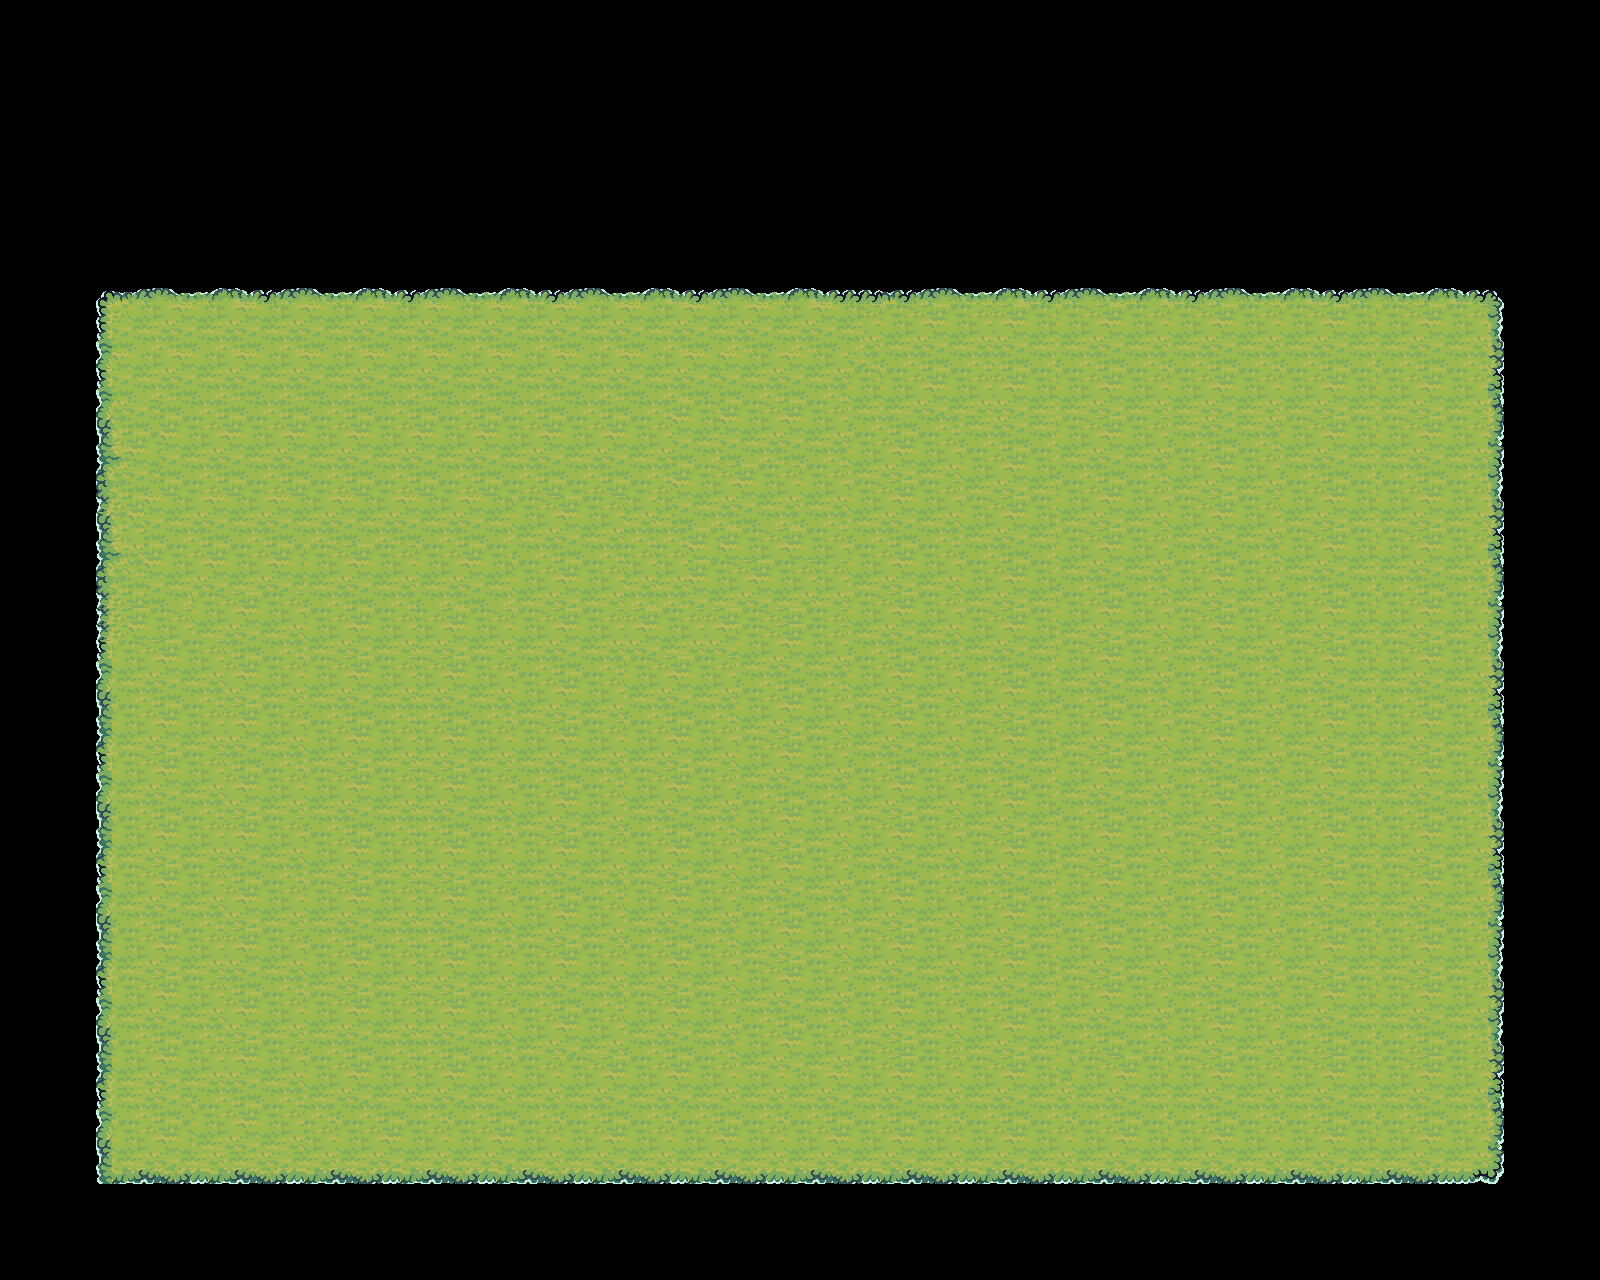

This is a level from a 2D game, rendered from its Tiled map with the project's own tilesets. A one-line summary and the map file follow, with tile-layer data summarised:
An orthogonal 100x80 tile map with 16x16 px tiles, 1 tile layer (world), 2 tilesets and 22 objects (8x rock, 5x tree, 4x rock2, 3x tree2, PlayerSpawn, ...).

<map version="1.10" tiledversion="1.11.2" orientation="orthogonal" renderorder="right-down" width="100" height="80" tilewidth="16" tileheight="16" infinite="0" nextlayerid="5" nextobjectid="24">
 <editorsettings>
  <export target="level.json" format="json" />
 </editorsettings>
 <tileset firstgid="1" name="Tilemap_color1" tilewidth="16" tileheight="16" tilecount="864" columns="36">
  <image source="Tilemap_color1.png" width="576" height="384" />
 </tileset>
 <tileset firstgid="865" source="Tilemap_color1.tsx" />
 <layer id="1" name="world" width="100" height="80" offsetx="0.59" offsety="0.39">
  <data>[8000 cells, 4928 non-empty, 123 distinct tile ids]</data>
 </layer>
 <objectgroup id="3" name="player">
  <object id="1" name="PlayerSpawn" x="812.322" y="479.91">
   <point />
  </object>
 </objectgroup>
 <objectgroup id="4" name="decorations">
  <object id="3" name="tree" x="216.637" y="384.678">
   <point />
  </object>
  <object id="4" name="tree2" x="187.953" y="1051.58">
   <point />
  </object>
  <object id="5" name="tree" x="1442.89" y="1030.07">
   <point />
  </object>
  <object id="6" name="tree" x="1315.6" y="416.949">
   <point />
  </object>
  <object id="7" name="tree2" x="433.561" y="784.463">
   <point />
  </object>
  <object id="8" name="tree" x="600.29" y="479.695">
   <point />
  </object>
  <object id="9" name="tree2" x="998.28" y="709.168">
   <point />
  </object>
  <object id="10" name="tree" x="872.782" y="1039.03">
   <point />
  </object>
  <object id="11" name="rock" x="241.736" y="1139.43">
   <point />
  </object>
  <object id="12" name="rock" x="636.142" y="660.763">
   <point />
  </object>
  <object id="13" name="rock2" x="741.915" y="915.335">
   <point />
  </object>
  <object id="14" name="rock" x="270.42" y="513.757">
   <point />
  </object>
  <object id="15" name="rock2" x="985.73" y="429.498">
   <point />
  </object>
  <object id="16" name="rock" x="1276.16" y="694.826">
   <point />
  </object>
  <object id="17" name="rock" x="1028.76" y="481.487">
   <point />
  </object>
  <object id="18" name="rock" x="1061.03" y="933.262">
   <point />
  </object>
  <object id="19" name="rock2" x="1251.06" y="856.174">
   <point />
  </object>
  <object id="20" name="rock" x="609.251" y="1112.53">
   <point />
  </object>
  <object id="21" name="rock" x="1075.37" y="1144.8">
   <point />
  </object>
  <object id="22" name="rock2" x="286.555" y="1128.67">
   <point />
  </object>
  <object id="23" name="bank" x="818.412" y="201.598">
   <point />
  </object>
 </objectgroup>
</map>
